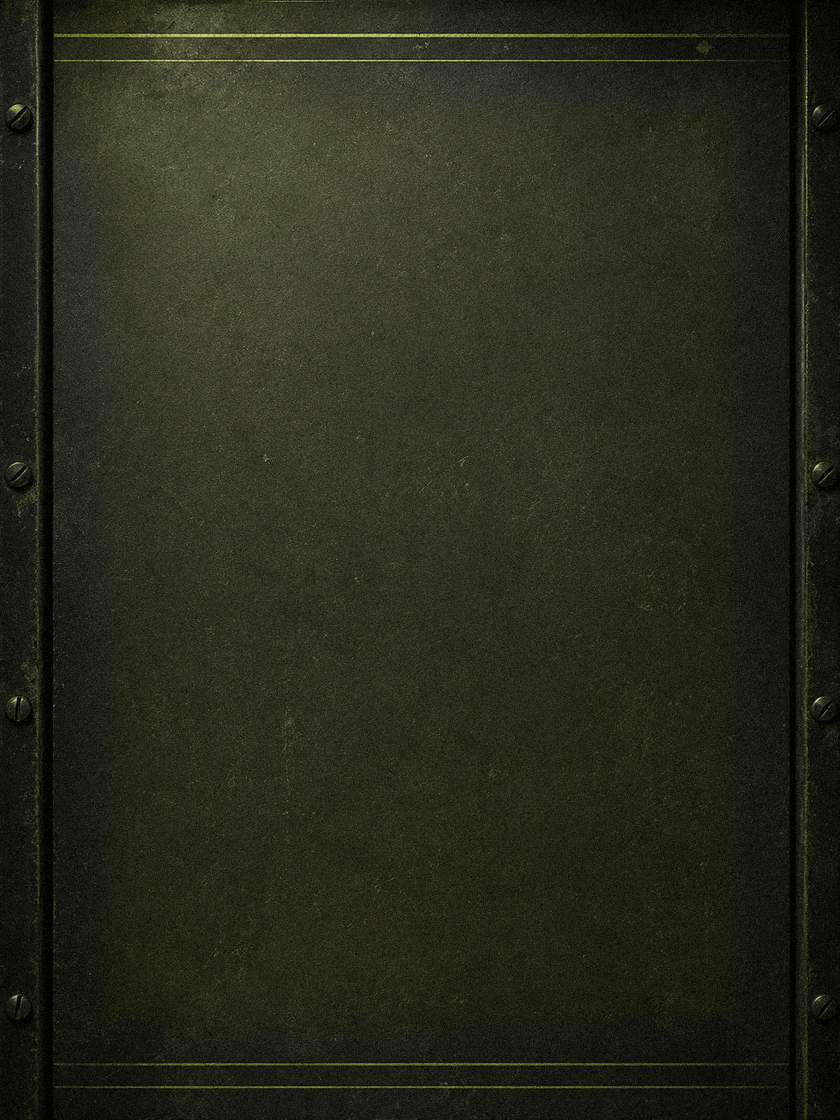
#> input picture Resources/background.png, 840 x 1120 px, found by its file name
$ python recolor_seafoam.py
#> lines starting #> are read from the running program, lines starting #| are printed output that depends on the picture; after the words box and inside, x2 and y2 are one past the last pixel; in counts of white or black regions, pixels touching at a corner belong together
#!/usr/bin/env python3
"""Recolor Mist raster assets teal -> vapor seafoam to match the C++ palette
(MistLookAndFeel teal = 0xff5cb0a6, hue ~173deg). Hue-only HSV remap:
preserves brushed-metal shading (Value) and saturation, moves only color.

The whole cool band (greens..cyans, COOL_LO..COOL_HI deg) is compressed onto a
narrow seafoam band (DEST_LO..DEST_HI, centre ~173) so greens and teals both
converge to seafoam while relative shading variation is kept. Warm outliers
fall back to a simple rotation. Originals backed up to .orig_teal/.

Run AFTER seeding Resources/ with the pristine teal masters from dust/Resources/
(not Haze's already-periwinkle PNGs)."""
import os, shutil
from PIL import Image

COOL_LO, COOL_HI = 60, 220          # source hue band (deg): green -> cyan
DEST_LO, DEST_HI = 162, 184         # target seafoam band (deg), centre ~173
ROT_DEG = 50                        # fallback rotation for warm outliers
HERE = os.path.dirname(os.path.abspath(__file__))
BACKUP = os.path.join(HERE, ".orig_teal")
FILES = ["background.png", "led_teal.png", "led_chrome.png",
         "button_on.png", "button_off.png", "knob.png"]   # NOT logo.png

def hue_lut(x):                     # x: PIL hue 0..255
    deg = x * 360.0 / 256.0
    if COOL_LO <= deg <= COOL_HI:
        nd = DEST_LO + (deg - COOL_LO) * (DEST_HI - DEST_LO) / (COOL_HI - COOL_LO)
    else:
        nd = deg + ROT_DEG
    return round(nd * 256.0 / 360.0) % 256

os.makedirs(BACKUP, exist_ok=True)

for name in FILES:
    p = os.path.join(HERE, name)
    bak = os.path.join(BACKUP, name)
    if not os.path.exists(bak):
        shutil.copy2(p, bak)        # one-time backup of pristine teal asset
    src = bak                       # always recolor from pristine, idempotent
    im = Image.open(src).convert("RGBA")
#> im is the input picture: PIL image 840x1120 RGBA; mean R, G, B, A 40.9, 42.4, 27.5, 255
    a = im.getchannel("A")
#> a: PIL image 840x1120 L; every value is 255
    h, s, v = im.convert("RGB").convert("HSV").split()
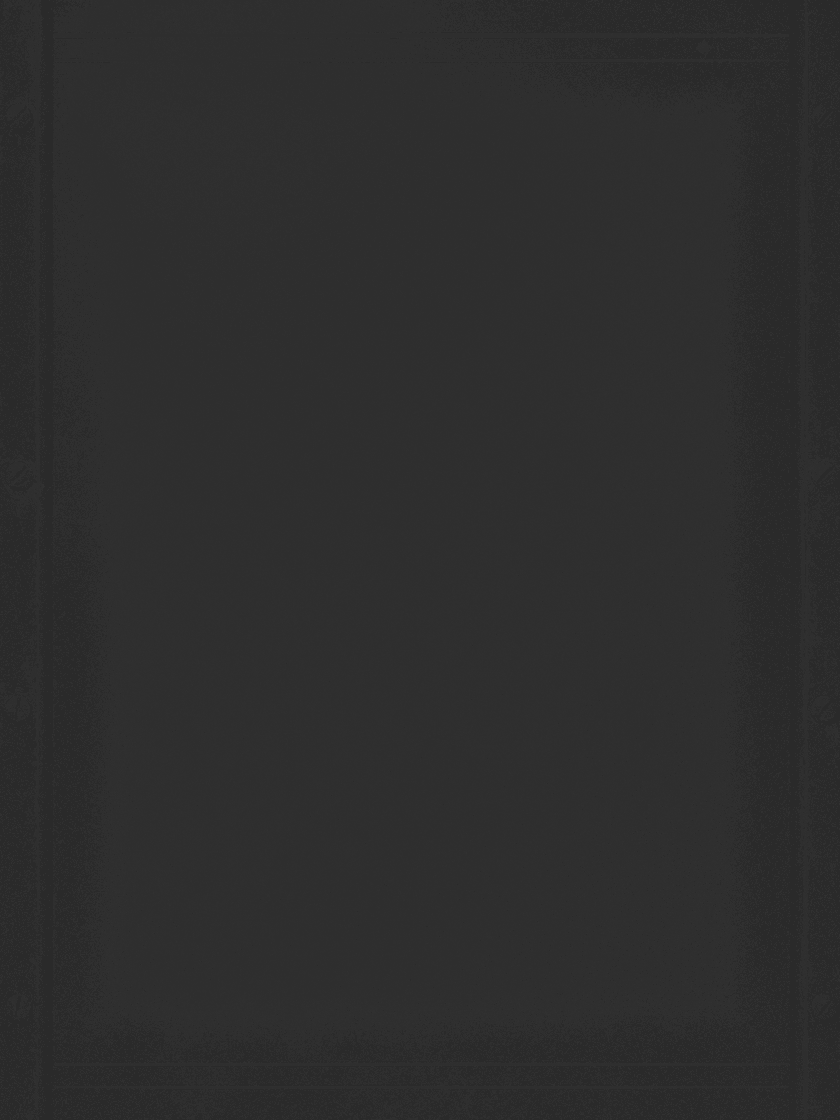
#> h: PIL image 840x1120 L; min 42, max 49, mean 45.7
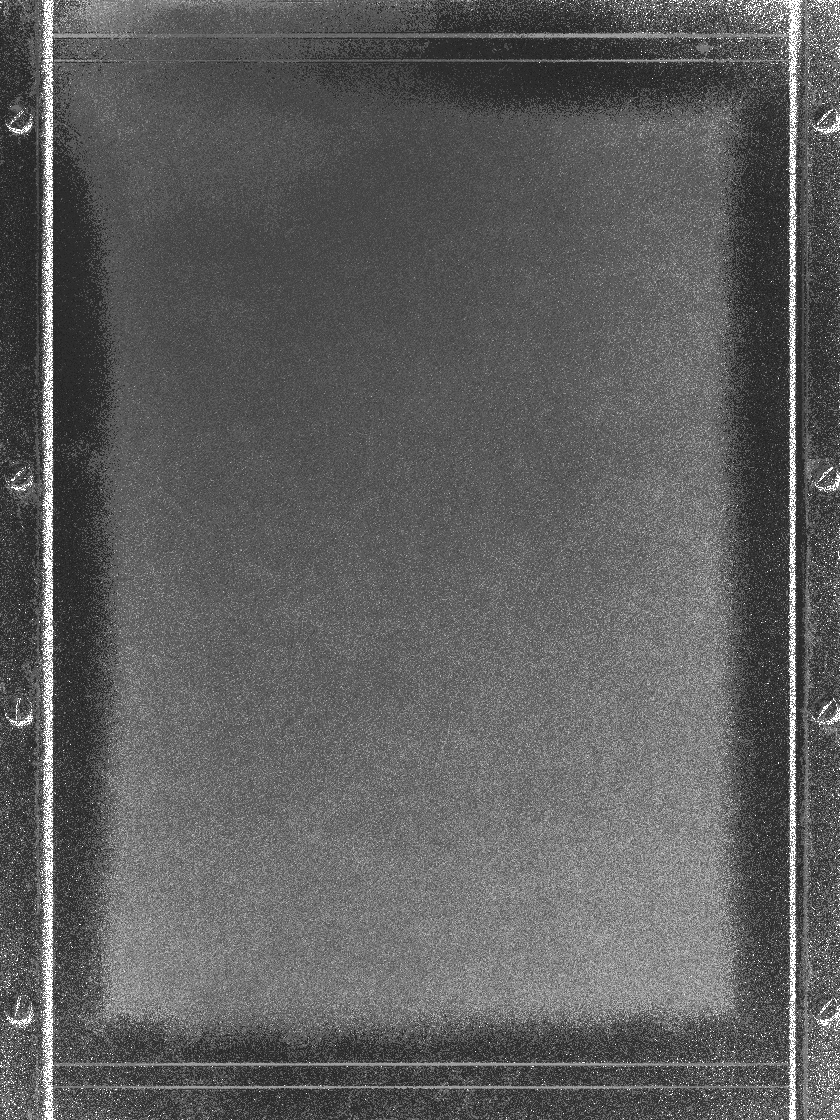
#> s: PIL image 840x1120 L; min 35, max 255, mean 94.2
    h2 = h.point(hue_lut)
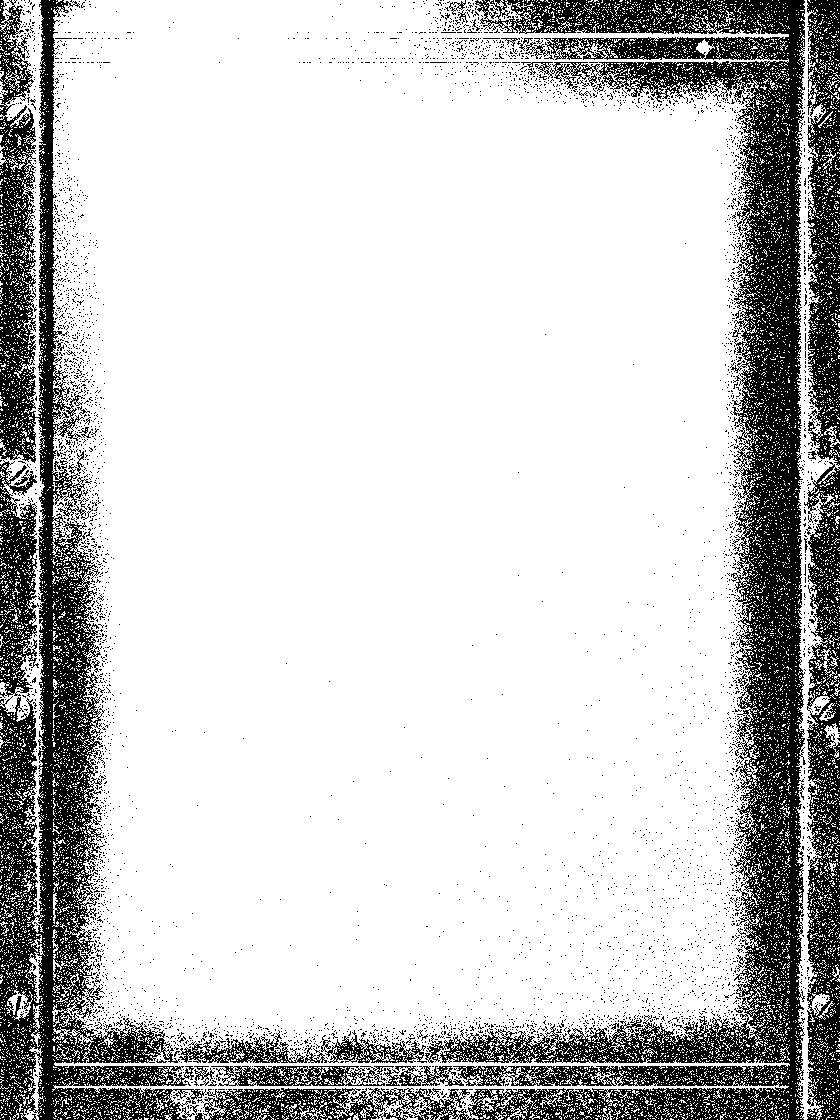
#> h2: PIL image 840x1120 L; values 78 (black) and 116 (white), 79.2% white; 4596 black regions (4555 under 20 px), largest, box (x1, y1, x2, y2) and area: (425, 0, 806, 1120) 84453, (0, 0, 206, 1120) 59528, (804, 462, 840, 1120) 14391
    out = Image.merge("HSV", (h2, s, v)).convert("RGB")
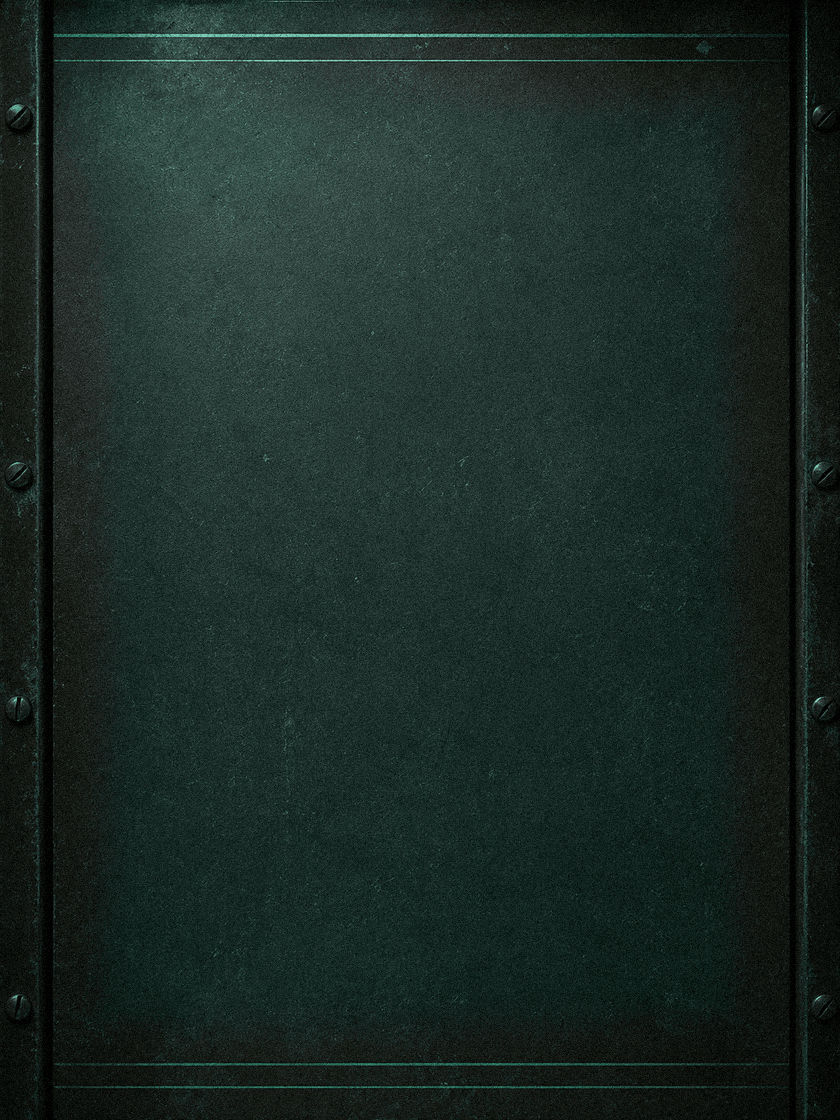
#> out: PIL image 840x1120 RGB; mean R, G, B 27.6, 42.4, 37.7
    out.putalpha(a)
#> out: PIL image 840x1120 RGBA
    out.save(p)
    print(f"recolored {name}")
#> pass 2 of the loop `for name in FILES:`:
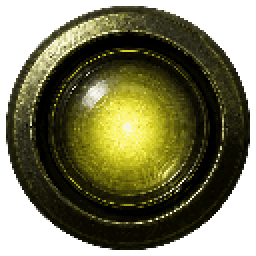
#> input picture Resources/led_teal.png, 128 x 128 px, found by its file name (shown 2 times larger)
#> im is the input picture: PIL image 128x128 RGBA; mean R, G, B, A 73.4, 83.1, 52.5, 182.3
#> a: PIL image 128x128 L
#> h: PIL image 128x128 L
#> s: PIL image 128x128 L
#> v: PIL image 128x128 L
#> `h2 = h.point(hue_lut)`:
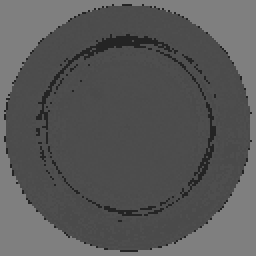
#> h2: PIL image 128x128 L (shown 2 times larger); min 36, max 127, mean 88.1
#> `out.putalpha(a)`:
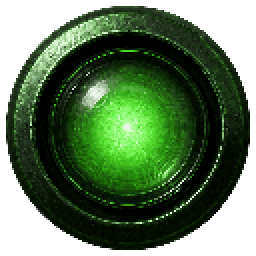
#> out: PIL image 128x128 RGBA (shown 2 times larger); mean R, G, B, A 48, 84.5, 52.5, 182.3; transparent parts drawn white
#> pass 3 of the loop `for name in FILES:`:
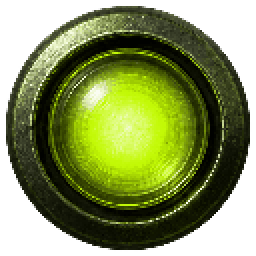
#> input picture Resources/led_chrome.png, 128 x 128 px, found by its file name (shown 2 times larger)
#> im is the input picture: PIL image 128x128 RGBA; mean R, G, B, A 95.7, 97.1, 46.8, 182.1
#> `h2 = h.point(hue_lut)`:
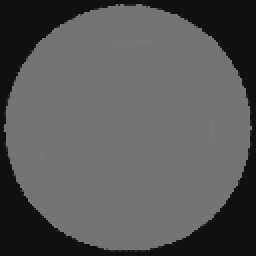
#> h2: PIL image 128x128 L (shown 2 times larger); min 16, max 118, mean 88.5
#> `out.putalpha(a)`:
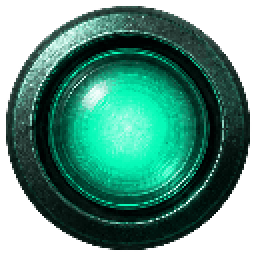
#> out: PIL image 128x128 RGBA (shown 2 times larger); mean R, G, B, A 53.1, 101.3, 82.2, 182.1; transparent parts drawn white
#> the loop made 6 passes; the first 3 are shown

print(f"done. backups in {BACKUP}")
